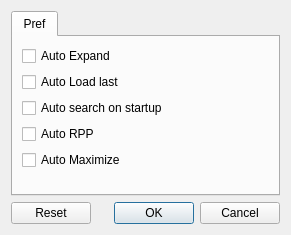
<?xml version="1.0" encoding="UTF-8"?>
<ui version="4.0">
 <class>SysPref</class>
 <widget class="QDialog" name="SysPref">
  <property name="geometry">
   <rect>
    <x>0</x>
    <y>0</y>
    <width>291</width>
    <height>235</height>
   </rect>
  </property>
  <property name="windowTitle">
   <string>Pref</string>
  </property>
  <property name="modal">
   <bool>true</bool>
  </property>
  <layout class="QVBoxLayout" name="verticalLayout">
   <item>
    <widget class="QTabWidget" name="tabWidget">
     <property name="currentIndex">
      <number>0</number>
     </property>
     <widget class="QWidget" name="tab">
      <attribute name="title">
       <string>Pref</string>
      </attribute>
      <layout class="QGridLayout" name="gridLayout">
       <item row="2" column="0" colspan="2">
        <widget class="QCheckBox" name="chkAutoSearch">
         <property name="text">
          <string>Auto search on startup</string>
         </property>
        </widget>
       </item>
       <item row="0" column="0" colspan="2">
        <widget class="QCheckBox" name="chkAutoExpand">
         <property name="layoutDirection">
          <enum>Qt::LeftToRight</enum>
         </property>
         <property name="text">
          <string>Auto Expand</string>
         </property>
        </widget>
       </item>
       <item row="3" column="0">
        <widget class="QCheckBox" name="chkAutoRpp">
         <property name="text">
          <string>Auto RPP</string>
         </property>
        </widget>
       </item>
       <item row="5" column="1" rowspan="2">
        <spacer name="verticalSpacer">
         <property name="orientation">
          <enum>Qt::Vertical</enum>
         </property>
         <property name="sizeHint" stdset="0">
          <size>
           <width>20</width>
           <height>40</height>
          </size>
         </property>
        </spacer>
       </item>
       <item row="2" column="2">
        <spacer name="horizontalSpacer">
         <property name="orientation">
          <enum>Qt::Horizontal</enum>
         </property>
         <property name="sizeHint" stdset="0">
          <size>
           <width>40</width>
           <height>20</height>
          </size>
         </property>
        </spacer>
       </item>
       <item row="1" column="0" colspan="2">
        <widget class="QCheckBox" name="chkAutoLoad">
         <property name="text">
          <string>Auto Load last</string>
         </property>
        </widget>
       </item>
       <item row="4" column="0">
        <widget class="QCheckBox" name="chkMax">
         <property name="text">
          <string>Auto Maximize</string>
         </property>
        </widget>
       </item>
      </layout>
     </widget>
    </widget>
   </item>
   <item>
    <widget class="QDialogButtonBox" name="buttonBox">
     <property name="orientation">
      <enum>Qt::Horizontal</enum>
     </property>
     <property name="standardButtons">
      <set>QDialogButtonBox::Cancel|QDialogButtonBox::Ok|QDialogButtonBox::Reset</set>
     </property>
    </widget>
   </item>
  </layout>
 </widget>
 <resources/>
 <connections>
  <connection>
   <sender>buttonBox</sender>
   <signal>accepted()</signal>
   <receiver>SysPref</receiver>
   <slot>accept()</slot>
   <hints>
    <hint type="sourcelabel">
     <x>248</x>
     <y>254</y>
    </hint>
    <hint type="destinationlabel">
     <x>157</x>
     <y>274</y>
    </hint>
   </hints>
  </connection>
  <connection>
   <sender>buttonBox</sender>
   <signal>rejected()</signal>
   <receiver>SysPref</receiver>
   <slot>reject()</slot>
   <hints>
    <hint type="sourcelabel">
     <x>316</x>
     <y>260</y>
    </hint>
    <hint type="destinationlabel">
     <x>286</x>
     <y>274</y>
    </hint>
   </hints>
  </connection>
 </connections>
</ui>
